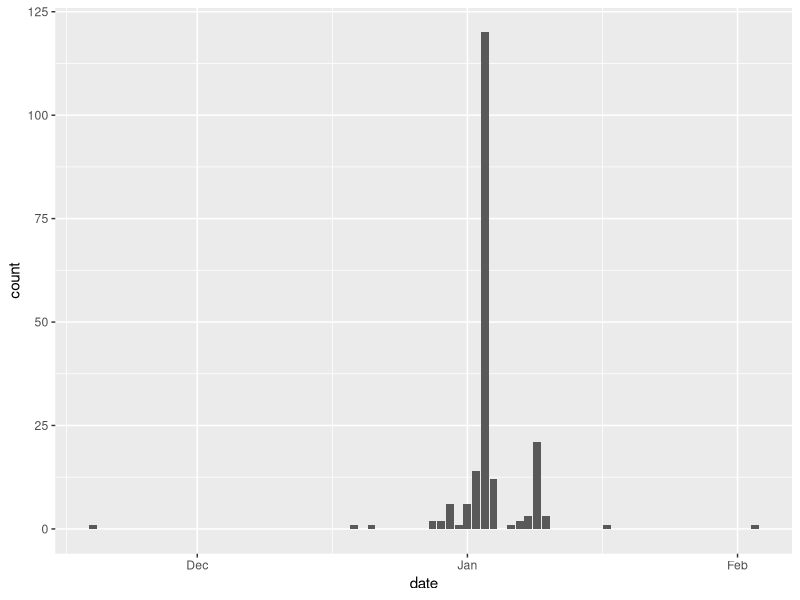
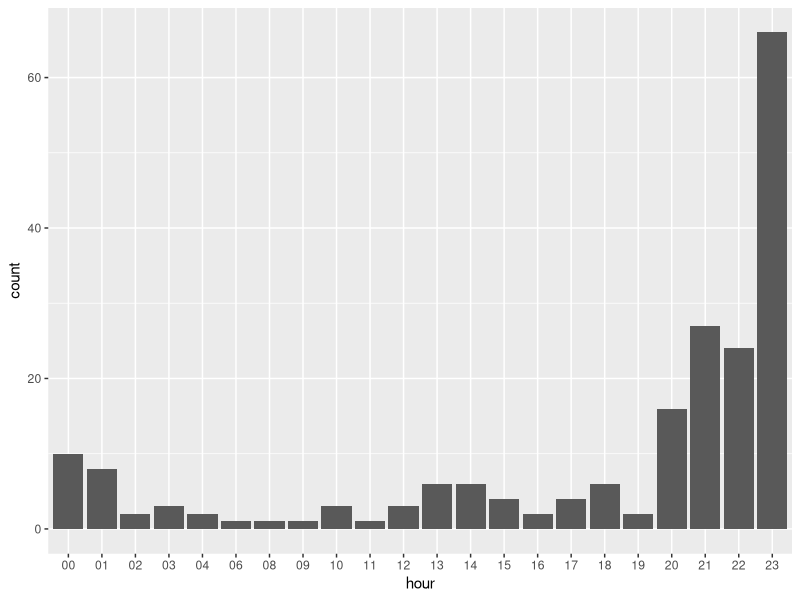
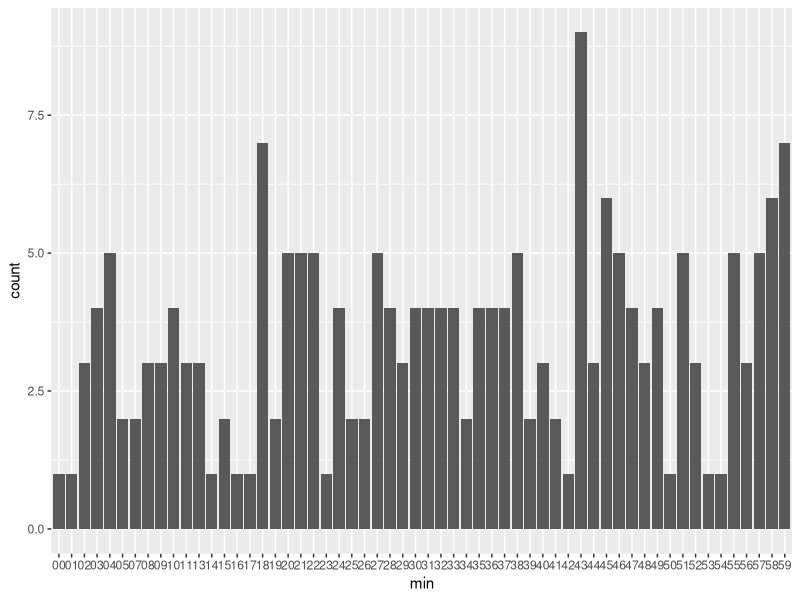

These charts were generated, in order, by the following R code:
#################Graded Question Solution###################
############################################################
# Loading dataset 
grades <- read.csv("grades.csv",stringsAsFactors = F)

# Structure of dataset
str(grades)

## Percentage of .zip files in the dataset
library(stringr)

# Counting ".zip" in the submission column 
sum(str_count(grades$submission,".zip"))

############################################################
#Q1.

# Percentage of .zip files
percentage <- (sum(str_count(grades$submission,".zip"))/nrow(grades))*100

percentage
# Ans:95.45455 
############################################################

# converting to submit_time column to date time format

grades$submit_time<- as.POSIXlt(grades$submit_time, format = "%m/%d/%y-%H:%M:%S")

# Extract hour, minute, second
grades$sec <- format(grades$submit_time, "%S")
grades$min <- format(grades$submit_time, "%M")
grades$hour <- format(grades$submit_time, "%H")
grades$date <- as.Date(grades$submit_time)
grades$day <- format(grades$date, "%d")
grades$month <- format(grades$date, "%m")

############################################################
# Q2.
# Is penalized
grades$penalized <- ifelse(grades$date >"2017-01-03",1,0)

# Sum of total penalized submission

sum(grades$penalized)

# Ans: 44
############################################################
# some analysis!
library(ggplot2)
#Q3
# On which date did the most students submit the assignment?
 ggplot(grades, aes(date)) + geom_histogram(stat = "count")

 #or
 which(data.frame(table(grades$date))$Freq==max(data.frame(table(grades$date))$Freq))
 data.frame(table(grades$date))[10,1]
 
 #or
 
 table(grades$date) # Manually check : #2017-01-03
 
 #Ans: 2017-01-03
############################################################

 #Q4 & Q5
#In which hour of the day did most students submit the solution?
 
ggplot(grades, aes(hour)) + geom_histogram(stat = "count")

# Ans:23:00 & Most people submit the assignment in the late evening (i.e. after 8 PM) 


# Q6.

#If you see the distribution of submissions by the minutes,
#do you find any pattern of distribution?

ggplot(grades, aes(min)) + geom_histogram(stat = "count")

# Ans: No, the distribution is Randomly distributed